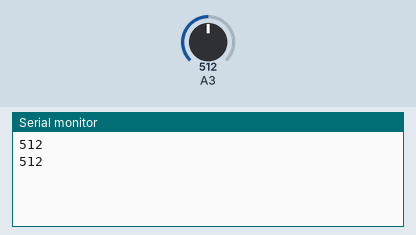
This sketch was run on a simulated Arduino Uno, built with avr-gcc and run on an emulated ATmega328P. Parts: the last lines printed to the serial monitor. Inputs (shaded band) come from the test bench; at power-on: A3 = 512.

Above: at 1.8 s.
1.9 s: A3 set to 716
At 2.8 s:
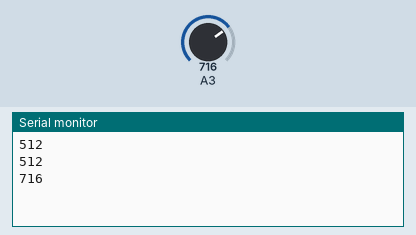
3.4 s: A3 set to 900
At 4.5 s:
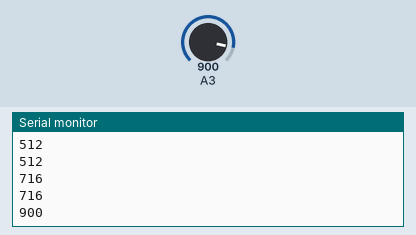
Timing chart, 0 to 6.4 s (numbered marks = the images above; inputs shaded):
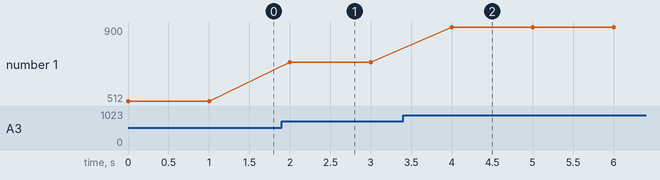

The sketch:

p5_leer_potenciometro.ino
```cpp
void setup()
{ Serial.begin(9600); }

void loop()
{
Serial.println(analogRead(A3)); // leer e imprimir
delay(1000);     // espera 1 segundo
}
```

Measured:
- after the input at 1.9 s, the serial monitor: prints a new line after 0.10 s (image 1)
- after the input at 3.4 s, the serial monitor: prints a new line after 0.60 s (image 2)
- plotted number 1: 512 → 716 after the input at 1.9 s, 716 → 900 after the input at 3.4 s
